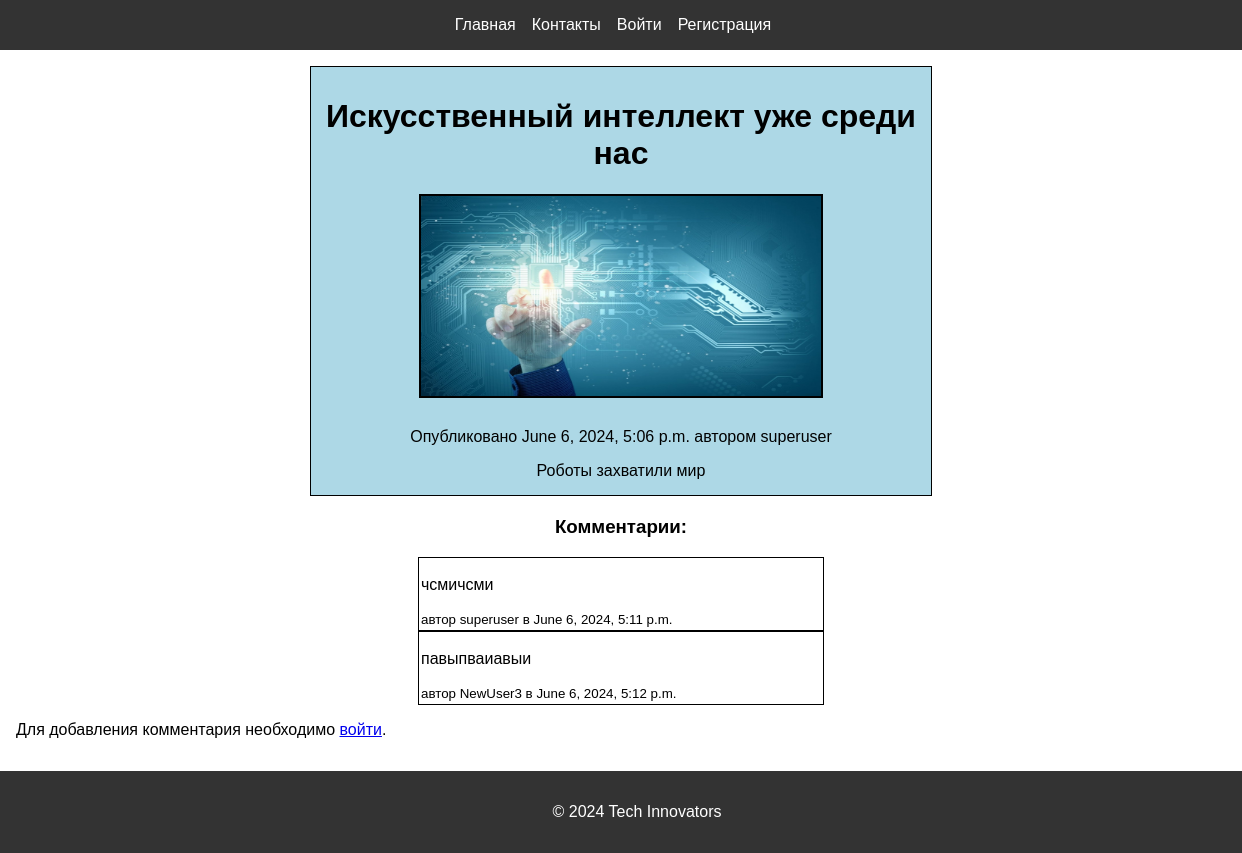
Screenshot of /news/10/ with the database file from the repository.
### main/models.py (models this page shows, shortened)
class News(models.Model):
    title = models.CharField(max_length=200)
    text = models.TextField()
    published_date = models.DateTimeField(auto_now_add=True)
    author = models.ForeignKey(User, on_delete=models.CASCADE)
    image = models.ImageField(upload_to='news_images/', blank=True, null=True)
    comments = models.ForeignKey('Comment', on_delete=models.CASCADE, related_name='news_comments', null=True, blank=True)

class Comment(models.Model):
    user = models.ForeignKey(User, on_delete=models.CASCADE)
    news = models.ForeignKey(News, on_delete=models.CASCADE, related_name='news_comments')
    text = models.TextField()
    created_date = models.DateTimeField(auto_now_add=True)

### main/views.py (the view)
# urls.py: path('news/<int:news_id>/', news_detail, name='news_detail'),
def news_detail(request, news_id):
    news = get_object_or_404(News, pk=news_id)
    if request.method == 'POST':
        form = CommentForm(request.POST)
        if form.is_valid():
            comment = form.save(commit=False)
            comment.news = news
            comment.user = request.user
            comment.save()
            return redirect('news_detail', news_id=news_id)
    else:
        form = CommentForm()
    comments = Comment.objects.filter(news=news)
    return render(request, 'main/news_detail.html', {'news': news, 'comments': comments, 'form': form})

### main/templates/main/news_detail.html (shortened to what this page needs)
{% extends 'main/base.html' %}
{% block content %}
<div class="news-item">
    <h1>{{ news.title }}</h1>
    {% if news.image %}
        <img src="{{ news.image.url }}" alt="{{ news.title }}">
    {% endif %}
    <p>Опубликовано {{ news.published_date }} автором {{ news.author.username }}</p>
    <p>{{ news.text }}</p>
</div>
<h3 style="text-align: center">Комментарии:</h3>
{% for comment in comments %}
    <div class="comment_block" style="border: 1px solid black; width: 400px; padding: 2px; margin: auto;">
        <p>{{ comment.text }}</p>
        <small>автор {{ comment.user.username }} в {{ comment.created_date }}</small>
    </div>
{% endfor %}
{% if user.is_authenticated %}
    <form style="margin-top: 10px;" method="post" action="{% url 'news_detail' news_id=news.id %}">
        {% csrf_token %}
        {{ form.as_p }}
        <button type="submit" class="btn btn-primary">Добавить комментарий</button>
    </form>
{% else %}
    <p>Для добавления комментария необходимо <a href="{% url 'login' %}">войти</a>.</p>
{% endif %}
{% endblock %}

### main/templates/main/base.html (shortened to what this page needs)
{% load static %}
<!DOCTYPE html>
<html lang="en">
<head>
    <link rel="stylesheet" href="{% static 'main/styles.css' %}">
</head>
<body>
    <div class="container">
        <header>
        <nav class="navbar">
            <ul class="navbar-menu">
                <li><a href="{% url 'home' %}">Главная</a></li>
                <li><a href="{% url 'contact' %}">Контакты</a></li>
                {% if user.is_authenticated %}
                    <li><a href="{% url 'news_list' %}">Список новостей</a></li>
                    <li><a href="{% url 'profile' %}">Профиль</a></li>
                    {% if user.is_staff %}
                        <li><a href="/admin/">Режим администратора</a></li>
                    {% endif %}
                    <li><a href="{% url 'logout' %}">Выйти</a></li>
                {% else %}
                    <li><a href="{% url 'login' %}">Войти</a></li>
                    <li><a href="{% url 'register' %}">Регистрация</a></li>
                {% endif %}
            </ul>
        </nav>
    </header>
        <main>
            {% block content %}
            {% endblock %}
        </main>
        <footer>
            <p>&copy; 2024 Tech Innovators</p>
        </footer>
    </div>
</body>
</html>

### main/static/main/styles.css (style rules this page uses)
body, html { margin: 0; padding: 0; font-family: Arial, sans-serif; height: 100%; }
header { background-color: #333; color: #fff; padding: 1rem; }
header nav ul { list-style: none; margin: 0; padding: 0; display: flex; justify-content: center; }
header nav ul li { margin-right: 1rem; }
header nav ul li a { color: #fff; text-decoration: none; }
main { flex: 1; padding: 1rem; }
footer { background-color: #333; color: #fff; text-align: center; padding: 1rem; position: relative; bottom: 0; width: 100%; }
html, body { display: flex; flex-direction: column; min-height: 100vh; }
.container { display: flex; flex-direction: column; min-height: 100vh; }
.news-item { max-width: 600px; margin: 0 auto; padding: 10px; border: 1px solid #ddd; margin-bottom: 20px; background-color: lightblue; border: 1px solid black; text-align: center; }
.news-item img { width: 400px; height: 200px; margin-bottom: 10px; border: 2px solid black; }
.news-item p { margin-bottom: 5px; }

### rows the page displays
News: title "Искусственный интеллект уже среди нас", image (picture), published_date "June 6, 2024, 5:06 p.m.", author.username "superuser", text "Роботы захватили мир"
Comment: text "чсмичсми", user.username "superuser", created_date "June 6, 2024, 5:11 p.m."
Comment: text "павыпваиавыи", user.username "NewUser3", created_date "June 6, 2024, 5:12 p.m."
